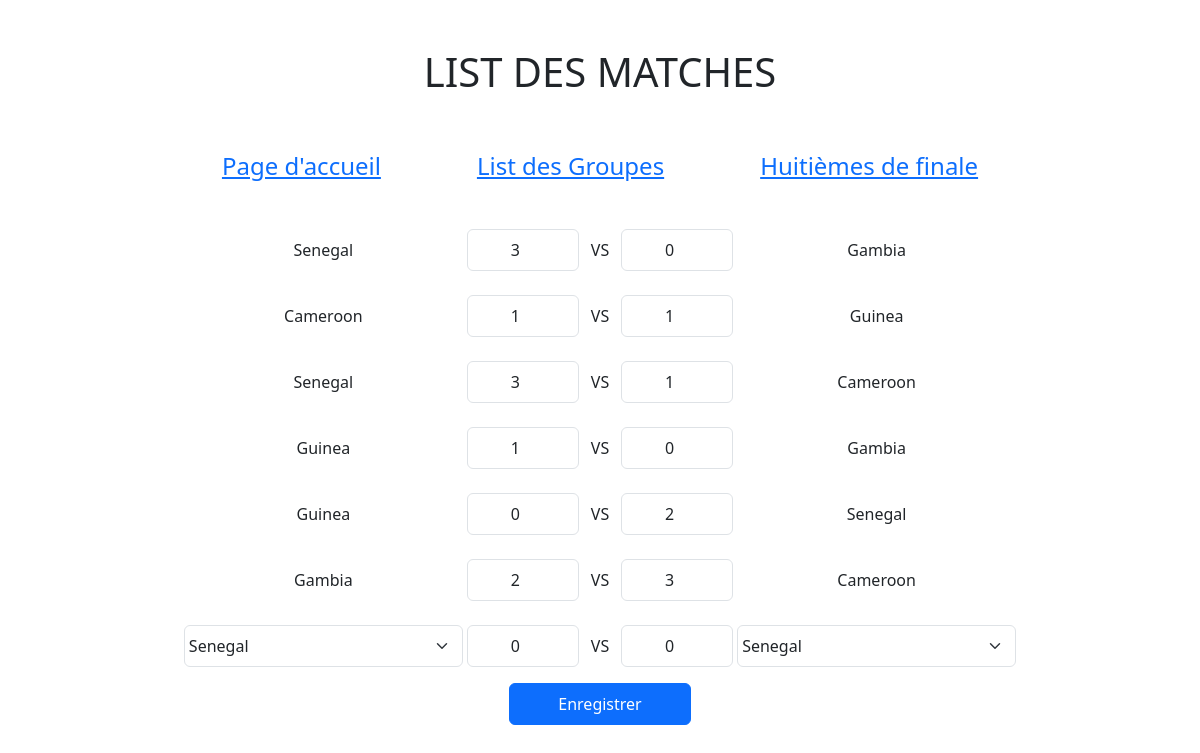
The app's page /Afcon/ViewMatches/3 with its own data.
### Afcon/models.py (models this page shows)
class Equipes(models.Model):
    name = models.CharField(max_length=200)
    classement = models.IntegerField(default=0)
    points = models.IntegerField(default=0)
    groupe = models.ForeignKey(Groupes, on_delete=models.CASCADE)

### Afcon/views.py (the view)
# urls.py: path('ViewMatches/<int:groupe_id>', views.ViewMatches, name='ViewMatches'),
def ViewMatches(request, groupe_id):
    template = loader.get_template('Afcon/matche.html')
    equipes = Equipes.objects.filter(groupe_id=groupe_id)
    matches = Matches.objects.filter(groupe_id=groupe_id)
    new_list_matches = getMatchesByGroupe(equipes, matches)
    context = {'equipes': equipes, 'matches': new_list_matches, 'groupe_id': groupe_id}
    return HttpResponse(template.render(context, request))

### Afcon/views.py (called while the page is built)
def getMatchesByGroupe(equipes, matches):
    new_list = []
    name_int_equipe = ''
    name_ext_equipe = ''
    for m in matches:
        for e in equipes:
            if m.id_int_equipe == e.id:
                name_int_equipe = e.name
            if m.id_ext_equipe == e.id:
                name_ext_equipe = e.name
        data = {
            'name_int_equipe': name_int_equipe,
            'score_int_equipe': m.score_int_equipe,
            'name_ext_equipe': name_ext_equipe,
            'score_ext_equipe': m.score_ext_equipe
        }
        new_list.append(data)
    return new_list

### Afcon/templates/Afcon/matche.html (shortened to what this page needs)
<!DOCTYPE html>
<html lang="en">
<head>
    <link rel="stylesheet" href="//cdn.jsdelivr.net/npm/bootstrap@5.3.2/dist/css/bootstrap.min.css" />
    {% load static %}
    <link rel="stylesheet" href="{% static 'Afcon/style.css' %}" />
</head>
<body>
    <h1 class="h1 p-5">List des Matches</h1>
    <ul class="list mb-5">
        <li class="px-5"><a href="{% url 'Afcon:ViewAccueil' %}" class="h4 link-primary">Page d'accueil</a></li>
        <li class="px-5"><a href="{% url 'Afcon:ViewGroupe' %}" class="h4 link-primary">List des Groupes</a></li>
        <li class="px-5"><a href="{% url 'Afcon:ViewHuitiemeFinal' %}" class="h4 link-primary">Huitièmes de finale</a></li>
    </ul>
    <div class="container">
        <div class="row">
            {% for matche in matches %}
                <div class="col-12 mb-4 text-center">
                    <label for="scoreIntEquipe" class="w-25">{{ matche.name_int_equipe }}</label>
                    <input type="number" id="scoreIntEquipe" class="form-control px-1 py-2 w-10 d-inline-block text-center" name="score_int_equipe" value="{{ matche.score_int_equipe }}" readonly />
                    <span class="d-inline-block mx-2">VS</span>
                    <input type="number" id="scoreIntEquipe" class="form-control px-1 py-2 w-10 d-inline-block text-center" name="score_ext_equipe" value="{{ matche.score_ext_equipe }}" readonly />
                    <label for="scoreIntEquipe" class="w-25">{{ matche.name_ext_equipe }}</label>
                </div>
            {% endfor %}
            <div class="col-12 text-center">
                <form action="{% url 'Afcon:saveMatche' %}" method="POST">
                    <select name="intEquipe" class="form-select px-1 py-2 w-25 d-inline-block">
                        {% for equipe in equipes %}
                        <option value="{{ equipe.id }}">{{ equipe.name }}</option>
                        {% endfor %}
                    </select>
                    <input type="number" name="scoreIntEquipe" class="form-control px-1 py-2 w-10 d-inline-block text-center" value="0" min="0" max="99" />
                    <span class="d-inline-block mx-2">VS</span>
                    <input type="number" name="scoreExtEquipe" class="form-control px-1 py-2 w-10 d-inline-block text-center" value="0" min="0" max="99" />
                    <select name="extEquipe" class="form-select px-1 py-2 w-25 d-inline-block">
                        {% for equipe in equipes %}
                        <option value="{{ equipe.id }}">{{ equipe.name }}</option>
                        {% endfor %}
                    </select>
                    <br/>
                    <input type="submit" class="btn btn-primary mt-3 px-5 py-2" value="Enregistrer" />
                </form>
            </div>
        </div>
    </div>
</body>
</html>

### Afcon/static/Afcon/style.css (style rules this page uses)
body { margin: 0px; padding: 0px; }
.w-10 { width: 10%; }
h1 { text-align: center; color: brown; font-size: 25px; text-transform: uppercase; }
ul.list { list-style: none; margin: 0px; padding: 0px; display: flex; align-items: center; justify-content: center; }
ul.list li { display: inline-block; }

### records on screen
Equipes: name_int_equipe "Senegal" "Senegal", name_ext_equipe "Senegal"
Equipes: name_ext_equipe "Gambia" "Gambia", name_int_equipe "Gambia"
Equipes: name_int_equipe "Cameroon", name_ext_equipe "Cameroon" "Cameroon"
Equipes: name_ext_equipe "Guinea", name_int_equipe "Guinea" "Guinea"

### other values on screen
form field intEquipe "Senegal"
form field extEquipe "Senegal"
